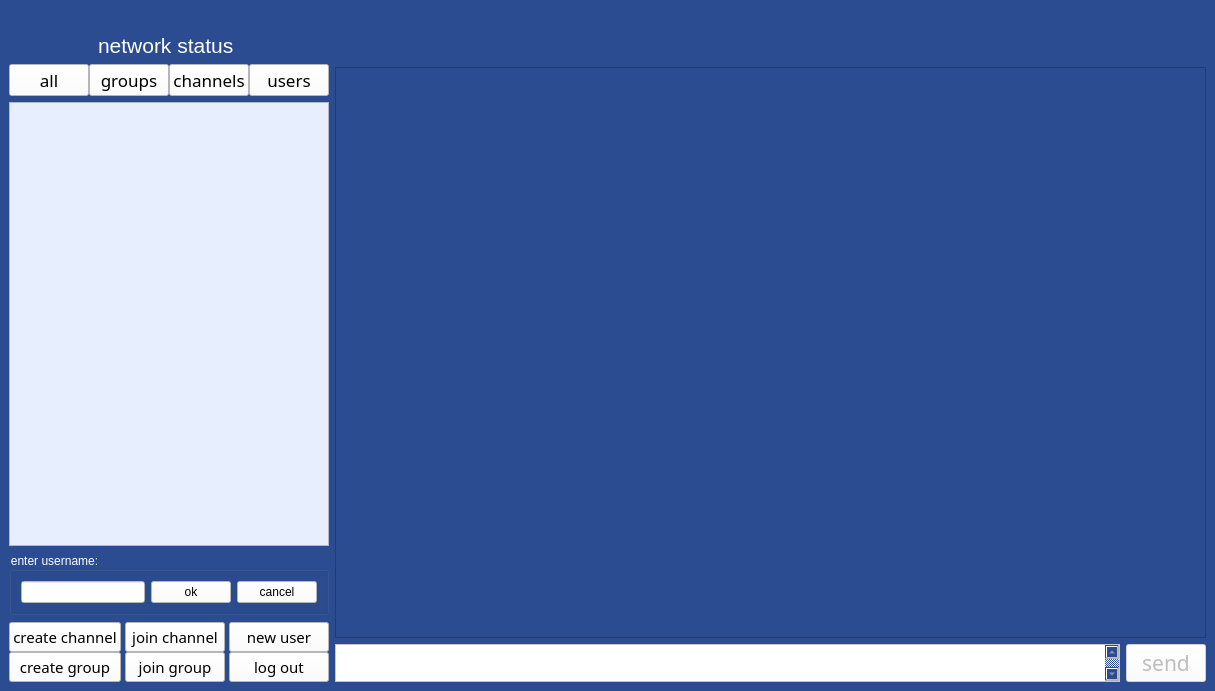
<?xml version="1.0" encoding="UTF-8"?>
<ui version="4.0">
 <class>main_page</class>
 <widget class="QMainWindow" name="main_page">
  <property name="geometry">
   <rect>
    <x>0</x>
    <y>0</y>
    <width>1215</width>
    <height>691</height>
   </rect>
  </property>
  <property name="windowTitle">
   <string>MainWindow</string>
  </property>
  <property name="styleSheet">
   <string notr="true"/>
  </property>
  <widget class="QWidget" name="centralwidget">
   <property name="styleSheet">
    <string notr="true">background-color: rgb(44, 76, 145);</string>
   </property>
   <layout class="QVBoxLayout" name="verticalLayout_3">
    <item>
     <widget class="QWidget" name="widget_2" native="true">
      <layout class="QVBoxLayout" name="verticalLayout_4"/>
     </widget>
    </item>
    <item>
     <layout class="QHBoxLayout" name="horizontalLayout_5" stretch="0,2">
      <item>
       <layout class="QVBoxLayout" name="verticalLayout" stretch="0,1,15,1,1">
        <item>
         <layout class="QHBoxLayout" name="horizontalLayout_2" stretch="1,1,6">
          <property name="bottomMargin">
           <number>0</number>
          </property>
          <item>
           <widget class="QLabel" name="networkpic">
            <property name="styleSheet">
             <string notr="true">border-image: url(:/new/prefix1/picc/wifi2.png);
</string>
            </property>
            <property name="text">
             <string/>
            </property>
           </widget>
          </item>
          <item>
           <widget class="QLabel" name="nonetworkpic">
            <property name="styleSheet">
             <string notr="true">
border-image: url(:/new/prefix1/picc/wifinot2.png);</string>
            </property>
            <property name="text">
             <string/>
            </property>
           </widget>
          </item>
          <item>
           <widget class="QLabel" name="network">
            <property name="font">
             <font>
              <pointsize>16</pointsize>
             </font>
            </property>
            <property name="styleSheet">
             <string notr="true">color: rgb(255, 255, 255);</string>
            </property>
            <property name="text">
             <string>network status</string>
            </property>
           </widget>
          </item>
         </layout>
        </item>
        <item>
         <layout class="QHBoxLayout" name="horizontalLayout">
          <property name="spacing">
           <number>0</number>
          </property>
          <property name="bottomMargin">
           <number>0</number>
          </property>
          <item>
           <widget class="QPushButton" name="all_button">
            <property name="font">
             <font>
              <family>Berlin Sans FB Demi</family>
              <pointsize>13</pointsize>
             </font>
            </property>
            <property name="styleSheet">
             <string notr="true">background-color: rgb(255, 255, 255);</string>
            </property>
            <property name="text">
             <string>all</string>
            </property>
           </widget>
          </item>
          <item>
           <widget class="QPushButton" name="group_button">
            <property name="font">
             <font>
              <family>Berlin Sans FB Demi</family>
              <pointsize>13</pointsize>
             </font>
            </property>
            <property name="styleSheet">
             <string notr="true">background-color: rgb(255, 255, 255);</string>
            </property>
            <property name="text">
             <string>groups</string>
            </property>
           </widget>
          </item>
          <item>
           <widget class="QPushButton" name="channel_button">
            <property name="font">
             <font>
              <family>Berlin Sans FB Demi</family>
              <pointsize>13</pointsize>
             </font>
            </property>
            <property name="styleSheet">
             <string notr="true">background-color: rgb(255, 255, 255);</string>
            </property>
            <property name="text">
             <string>channels</string>
            </property>
           </widget>
          </item>
          <item>
           <widget class="QPushButton" name="users_button">
            <property name="font">
             <font>
              <family>Berlin Sans FB Demi</family>
              <pointsize>13</pointsize>
             </font>
            </property>
            <property name="styleSheet">
             <string notr="true">background-color: rgb(255, 255, 255);</string>
            </property>
            <property name="text">
             <string>users</string>
            </property>
           </widget>
          </item>
         </layout>
        </item>
        <item>
         <widget class="QListWidget" name="member_list">
          <property name="font">
           <font>
            <pointsize>12</pointsize>
           </font>
          </property>
          <property name="styleSheet">
           <string notr="true">background-color: rgb(231, 239, 255);</string>
          </property>
          <property name="frameShape">
           <enum>QFrame::StyledPanel</enum>
          </property>
          <property name="lineWidth">
           <number>10</number>
          </property>
          <property name="viewMode">
           <enum>QListView::ListMode</enum>
          </property>
         </widget>
        </item>
        <item>
         <widget class="QGroupBox" name="newusergroupBox">
          <property name="styleSheet">
           <string notr="true">color: rgb(255, 255, 255);</string>
          </property>
          <property name="title">
           <string>enter username:</string>
          </property>
          <layout class="QHBoxLayout" name="horizontalLayout_8" stretch="0">
           <item>
            <layout class="QHBoxLayout" name="horizontalLayout_9" stretch="3,1,1">
             <property name="rightMargin">
              <number>0</number>
             </property>
             <item>
              <widget class="QLineEdit" name="newuserlineEdit">
               <property name="styleSheet">
                <string notr="true">background-color: rgb(255, 255, 255);
color: rgb(0, 0, 0);</string>
               </property>
              </widget>
             </item>
             <item>
              <widget class="QPushButton" name="newuserok">
               <property name="styleSheet">
                <string notr="true">background-color: rgb(255, 255, 255);
color: rgb(0, 0, 0);</string>
               </property>
               <property name="text">
                <string>ok</string>
               </property>
              </widget>
             </item>
             <item>
              <widget class="QPushButton" name="newusercancel">
               <property name="styleSheet">
                <string notr="true">color: rgb(0, 0, 0);
background-color: rgb(255, 255, 255);</string>
               </property>
               <property name="text">
                <string>cancel</string>
               </property>
              </widget>
             </item>
            </layout>
           </item>
          </layout>
         </widget>
        </item>
        <item>
         <layout class="QGridLayout" name="gridLayout" rowstretch="1,1,0" rowminimumheight="1,1,0">
          <property name="horizontalSpacing">
           <number>4</number>
          </property>
          <property name="verticalSpacing">
           <number>0</number>
          </property>
          <item row="2" column="0">
           <widget class="QPushButton" name="create_group">
            <property name="sizePolicy">
             <sizepolicy hsizetype="Minimum" vsizetype="Expanding">
              <horstretch>0</horstretch>
              <verstretch>0</verstretch>
             </sizepolicy>
            </property>
            <property name="font">
             <font>
              <family>Berlin Sans FB Demi</family>
              <pointsize>11</pointsize>
             </font>
            </property>
            <property name="styleSheet">
             <string notr="true">background-color: rgb(255, 255, 255);</string>
            </property>
            <property name="text">
             <string>create group</string>
            </property>
           </widget>
          </item>
          <item row="1" column="2">
           <widget class="QPushButton" name="new_user">
            <property name="sizePolicy">
             <sizepolicy hsizetype="Minimum" vsizetype="Expanding">
              <horstretch>0</horstretch>
              <verstretch>0</verstretch>
             </sizepolicy>
            </property>
            <property name="font">
             <font>
              <family>Berlin Sans FB Demi</family>
              <pointsize>11</pointsize>
             </font>
            </property>
            <property name="styleSheet">
             <string notr="true">background-color: rgb(255, 255, 255);</string>
            </property>
            <property name="text">
             <string>new user</string>
            </property>
           </widget>
          </item>
          <item row="2" column="1">
           <widget class="QPushButton" name="join_group">
            <property name="sizePolicy">
             <sizepolicy hsizetype="Minimum" vsizetype="Expanding">
              <horstretch>0</horstretch>
              <verstretch>0</verstretch>
             </sizepolicy>
            </property>
            <property name="font">
             <font>
              <family>Berlin Sans FB Demi</family>
              <pointsize>11</pointsize>
             </font>
            </property>
            <property name="styleSheet">
             <string notr="true">background-color: rgb(255, 255, 255);</string>
            </property>
            <property name="text">
             <string>join group</string>
            </property>
           </widget>
          </item>
          <item row="1" column="0">
           <widget class="QPushButton" name="create_channel">
            <property name="sizePolicy">
             <sizepolicy hsizetype="Minimum" vsizetype="Expanding">
              <horstretch>0</horstretch>
              <verstretch>0</verstretch>
             </sizepolicy>
            </property>
            <property name="font">
             <font>
              <family>Berlin Sans FB Demi</family>
              <pointsize>11</pointsize>
             </font>
            </property>
            <property name="styleSheet">
             <string notr="true">background-color: rgb(255, 255, 255);</string>
            </property>
            <property name="text">
             <string>create channel</string>
            </property>
           </widget>
          </item>
          <item row="1" column="1">
           <widget class="QPushButton" name="join_channel">
            <property name="sizePolicy">
             <sizepolicy hsizetype="Minimum" vsizetype="Expanding">
              <horstretch>0</horstretch>
              <verstretch>0</verstretch>
             </sizepolicy>
            </property>
            <property name="font">
             <font>
              <family>Berlin Sans FB Demi</family>
              <pointsize>11</pointsize>
             </font>
            </property>
            <property name="styleSheet">
             <string notr="true">background-color: rgb(255, 255, 255);</string>
            </property>
            <property name="text">
             <string>join channel</string>
            </property>
           </widget>
          </item>
          <item row="2" column="2">
           <widget class="QPushButton" name="pushButton">
            <property name="font">
             <font>
              <family>Berlin Sans FB Demi</family>
              <pointsize>11</pointsize>
             </font>
            </property>
            <property name="styleSheet">
             <string notr="true">background-color: rgb(255, 255, 255);</string>
            </property>
            <property name="text">
             <string>log out</string>
            </property>
           </widget>
          </item>
         </layout>
        </item>
       </layout>
      </item>
      <item>
       <layout class="QVBoxLayout" name="verticalLayout_2" stretch="0,15,1">
        <item>
         <layout class="QHBoxLayout" name="horizontalLayout_3">
          <property name="bottomMargin">
           <number>0</number>
          </property>
          <item>
           <spacer name="horizontalSpacer">
            <property name="orientation">
             <enum>Qt::Horizontal</enum>
            </property>
            <property name="sizeHint" stdset="0">
             <size>
              <width>40</width>
              <height>20</height>
             </size>
            </property>
           </spacer>
          </item>
          <item>
           <widget class="QLabel" name="chatname">
            <property name="font">
             <font>
              <pointsize>18</pointsize>
              <bold>true</bold>
             </font>
            </property>
            <property name="styleSheet">
             <string notr="true">color: rgb(255, 255, 255);</string>
            </property>
            <property name="text">
             <string/>
            </property>
           </widget>
          </item>
          <item>
           <spacer name="horizontalSpacer_2">
            <property name="orientation">
             <enum>Qt::Horizontal</enum>
            </property>
            <property name="sizeHint" stdset="0">
             <size>
              <width>40</width>
              <height>20</height>
             </size>
            </property>
           </spacer>
          </item>
         </layout>
        </item>
        <item>
         <widget class="QScrollArea" name="scrollArea">
          <property name="widgetResizable">
           <bool>true</bool>
          </property>
          <widget class="QWidget" name="scrollAreaWidgetContents_2">
           <property name="geometry">
            <rect>
             <x>0</x>
             <y>0</y>
             <width>798</width>
             <height>510</height>
            </rect>
           </property>
          </widget>
         </widget>
        </item>
        <item>
         <layout class="QHBoxLayout" name="horizontalLayout_4">
          <property name="bottomMargin">
           <number>0</number>
          </property>
          <item>
           <widget class="QTextEdit" name="new_message_text_edit">
            <property name="enabled">
             <bool>false</bool>
            </property>
            <property name="sizePolicy">
             <sizepolicy hsizetype="Expanding" vsizetype="Ignored">
              <horstretch>0</horstretch>
              <verstretch>0</verstretch>
             </sizepolicy>
            </property>
            <property name="font">
             <font>
              <family>Berlin Sans FB Demi</family>
              <pointsize>16</pointsize>
             </font>
            </property>
            <property name="styleSheet">
             <string notr="true">background-color: rgb(255, 255, 255);</string>
            </property>
            <property name="html">
             <string>&lt;!DOCTYPE HTML PUBLIC &quot;-//W3C//DTD HTML 4.0//EN&quot; &quot;http://www.w3.org/TR/REC-html40/strict.dtd&quot;&gt;
&lt;html&gt;&lt;head&gt;&lt;meta name=&quot;qrichtext&quot; content=&quot;1&quot; /&gt;&lt;meta charset=&quot;utf-8&quot; /&gt;&lt;style type=&quot;text/css&quot;&gt;
p, li { white-space: pre-wrap; }
&lt;/style&gt;&lt;/head&gt;&lt;body style=&quot; font-family:'Berlin Sans FB Demi'; font-size:16pt; font-weight:400; font-style:normal;&quot;&gt;
&lt;p align=&quot;right&quot; style=&quot;-qt-paragraph-type:empty; margin-top:0px; margin-bottom:0px; margin-left:0px; margin-right:0px; -qt-block-indent:0; text-indent:0px;&quot;&gt;&lt;br /&gt;&lt;/p&gt;&lt;/body&gt;&lt;/html&gt;</string>
            </property>
           </widget>
          </item>
          <item>
           <widget class="QPushButton" name="send_button">
            <property name="enabled">
             <bool>false</bool>
            </property>
            <property name="font">
             <font>
              <family>Berlin Sans FB Demi</family>
              <pointsize>16</pointsize>
             </font>
            </property>
            <property name="styleSheet">
             <string notr="true">background-color: rgb(255, 255, 255);</string>
            </property>
            <property name="text">
             <string>send</string>
            </property>
           </widget>
          </item>
         </layout>
        </item>
       </layout>
      </item>
     </layout>
    </item>
   </layout>
  </widget>
  <widget class="QMenuBar" name="menubar">
   <property name="geometry">
    <rect>
     <x>0</x>
     <y>0</y>
     <width>1215</width>
     <height>26</height>
    </rect>
   </property>
  </widget>
 </widget>
 <resources/>
 <connections/>
</ui>
